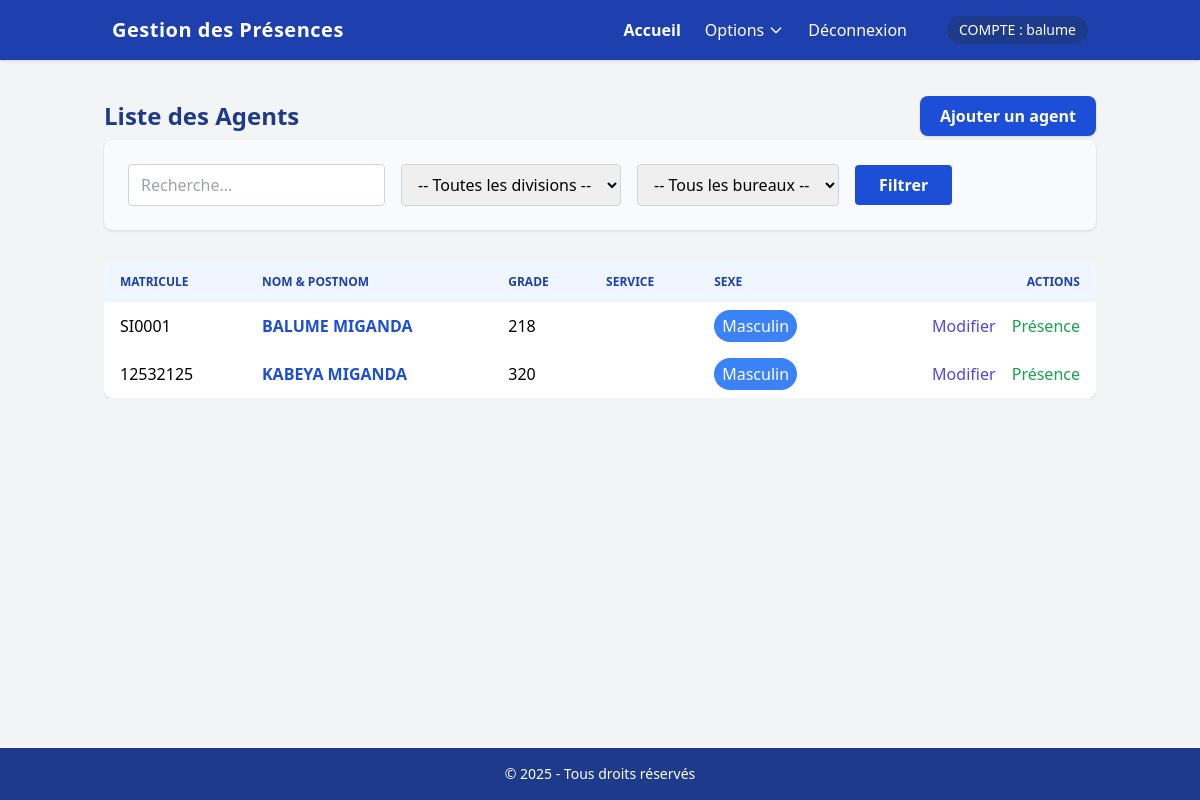
The app's page /presence/agents/ (signed in), older data.
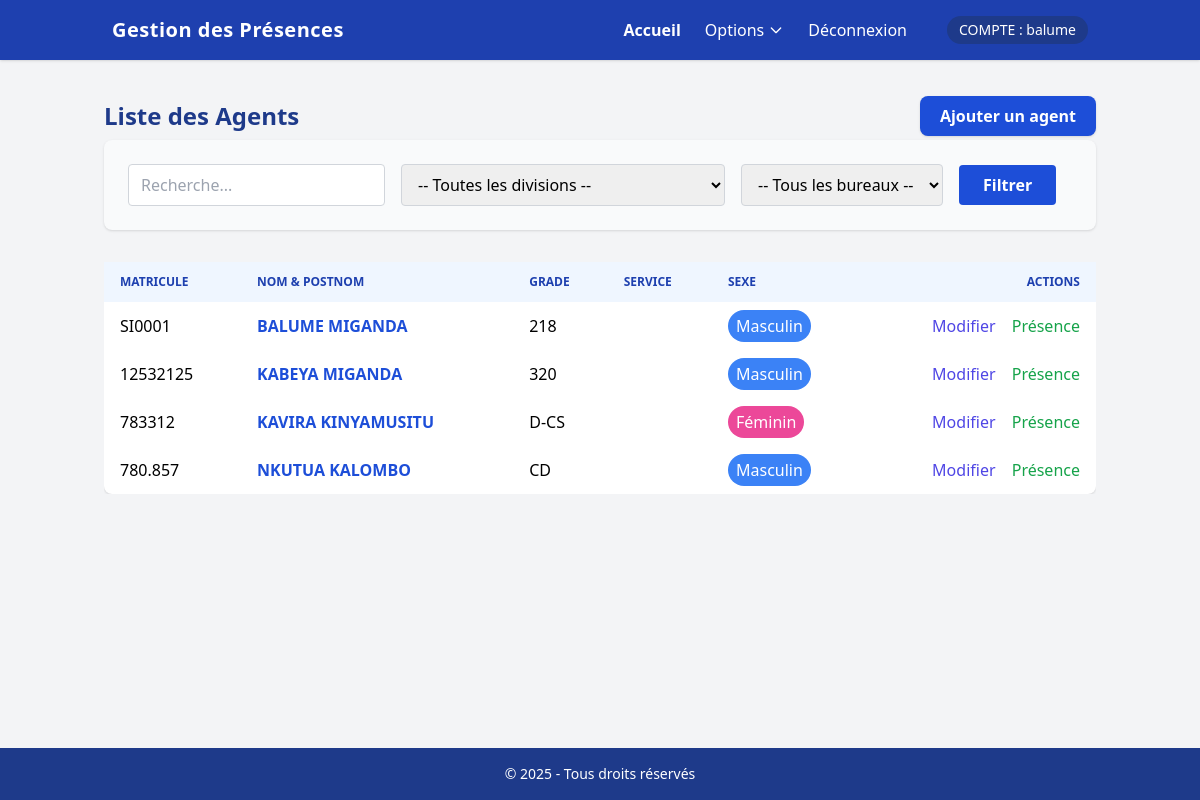
The same page, newer data.
### presence/models.py (models this page shows, shortened)
class Agent(models.Model):
    SEXE_CHOIX = [('M', 'Masculin'), ('F', 'Féminin')]
    matricule = models.CharField(max_length=20, unique=True)
    nom = models.CharField(max_length=100)
    postnom = models.CharField(max_length=100)
    prenom = models.CharField(max_length=100)
    grade = models.CharField(max_length=100)
    sexe = models.CharField(max_length=1, choices=SEXE_CHOIX)
    bureau = models.ForeignKey(Bureau, null=True, blank=True, on_delete=models.PROTECT, related_name='agents')
    division = models.ForeignKey(Division, null=True, blank=True, on_delete=models.PROTECT, related_name='agents_sans_bureau')
    direction = models.ForeignKey(Direction, null=True, blank=True, on_delete=models.PROTECT, related_name='agents_sans_division')
    photo = models.ImageField(upload_to='agents/', null=True, blank=True)
    heure_arrivee_attendue = models.TimeField(default='08:00')
    heure_depart_attendue = models.TimeField(default='16:00')
    class Meta:
        ordering = ['nom', 'postnom']
    @property
    def nom_complet(self):
        return f"{self.nom} {self.postnom}"
    class Meta:
        verbose_name = "AGENT"
        verbose_name_plural = "AGENTS"

### presence/views.py (the view, shortened to what this page needs)
# urls.py: path('agents/', views.liste_agents, name='liste_agents'),
@login_required
def liste_agents(request):
    search_query = request.GET.get('search', '')
    bureau_id = request.GET.get('bureau')
    division_id = request.GET.get('division')
    agents = Agent.objects.select_related('bureau', 'division', 'direction').order_by('nom', 'postnom','prenom')
    if bureau_id and bureau_id != 'all':
        agents = agents.filter(bureau_id=bureau_id)
    if division_id and division_id != 'all':
        agents = agents.filter(division_id=division_id)
    paginator = Paginator(agents, 10)
    page_obj = paginator.get_page(request.GET.get('page'))
    context = {
        'page_obj': page_obj,
        'divisions': Division.objects.all(),
        'bureaux': Bureau.objects.select_related('division').all(),
        'selected_bureau': bureau_id,
        'selected_division': division_id,
        'search_query': search_query,
    }
    return render(request, 'presence/liste_agents.html', context)

### templates/presence/liste_agents.html (shortened to what this page needs)
{% extends "presence/base.html" %}
{% block content %}
<div class="max-w-6xl mx-auto mt-1">
    <div class="flex justify-between items-center mb-1">
        <h2 class="text-2xl font-bold text-blue-900">Liste des Agents</h2>
        <a href="{% url 'admin:presence_agent_add' %}" class="bg-blue-700 hover:bg-blue-900 text-white font-semibold px-5 py-2 rounded-lg shadow transition">
            Ajouter un agent
        </a>
    </div>
    <form method="get" class="flex flex-wrap items-center gap-4 mb-8 bg-gray-50 p-6 rounded-lg shadow">
        <input
            type="text"
            name="search"
            placeholder="Recherche..."
            value="{{ search_query }}"
            class="px-3 py-2 border border-gray-300 rounded focus:outline-none focus:ring-2 focus:ring-blue-400 min-w-[180px]"
        />
        <select
            name="division"
            id="division-select"
            class="px-3 py-2 border border-gray-300 rounded focus:outline-none focus:ring-2 focus:ring-blue-400"
        >
            <option value="all">-- Toutes les divisions --</option>
        </select>
        <select
            name="bureau"
            id="bureau-select"
            class="px-3 py-2 border border-gray-300 rounded focus:outline-none focus:ring-2 focus:ring-blue-400"
        >
            <option value="all">-- Tous les bureaux --</option>
        </select>
        <button
            type="submit"
            class="bg-blue-700 hover:bg-blue-900 text-white font-semibold px-6 py-2 rounded transition"
        >
            Filtrer
        </button>
    </form>
    <div class="overflow-x-auto">
        <table class="min-w-full bg-white rounded-lg shadow">
            <thead>
                <tr class="bg-blue-50">
                    <th class="py-3 px-4 text-left text-xs font-semibold text-blue-800 uppercase">Matricule</th>
                    <th class="py-3 px-4 text-left text-xs font-semibold text-blue-800 uppercase">Nom & Postnom</th>
                    <th class="py-3 px-4 text-left text-xs font-semibold text-blue-800 uppercase">Grade</th>
                    <th class="py-3 px-4 text-left text-xs font-semibold text-blue-800 uppercase">Service</th>
                    <th class="py-3 px-4 text-left text-xs font-semibold text-blue-800 uppercase">Sexe</th>
                    <th class="py-3 px-4 text-right text-xs font-semibold text-blue-800 uppercase">Actions</th>
                </tr>
            </thead>
            <tbody>
                {% for agent in page_obj %}
                <tr class="hover:bg-blue-50 transition">
                    <td class="py-2 px-4">{{ agent.matricule }}</td>
                    <td class="py-2 px-4">
                        <div class="flex items-center gap-2">
                            <a href="{% url 'presence:details_agent' agent.id %}" class="text-blue-700 font-semibold hover:underline">
                                {{ agent.nom_complet }}
                            </a>
                        </div>
                    </td>
                    <td class="py-2 px-4">{{ agent.grade }}</td>
                    <td class="py-2 px-4">{{ agent.Division_Bureau.nom }}</td>
                    <td class="py-2 px-4">
                        {% if agent.sexe == 'M' %}
                        <span class="inline-block bg-blue-500 text-white px-2 py-1 rounded-full">Masculin</span>
                        {% else %}
                        <span class="inline-block bg-pink-500 text-white px-2 py-1 rounded-full">Féminin</span>
                        {% endif %}
                    </td>
                    <td class="py-2 px-4 text-right">
                        <a href="{% url 'admin:presence_agent_change' agent.id %}" class="text-indigo-600 hover:underline mr-3">Modifier</a>
                        <a href="{% url 'presence:gestion_presences' %}?agent_id={{ agent.id }}" class="text-green-600 hover:underline">Présence</a>
                    </td>
                </tr>
                {% empty %}
                <tr>
                    <td colspan="6" class="text-center text-gray-400 py-4">
                        Aucun agent trouvé
                    </td>
                </tr>
                {% endfor %}
            </tbody>
        </table>
    </div>
</div>
{% endblock %}

### templates/presence/base.html (shortened to what this page needs)
{% load static %}
<!DOCTYPE html>
<html lang="fr">
<head>
    <script src="https://cdn.tailwindcss.com"></script>
</head>
<body class="bg-gray-100 min-h-screen flex flex-col">
    <nav class="bg-blue-800 text-white shadow">
    <div class="container mx-auto px-6">
        <div class="flex justify-between items-center py-4">
            <h1 class="text-xl font-bold tracking-wide">Gestion des Présences</h1>
            <div class="hidden md:flex items-center gap-6">
                <a href="{% url 'presence:dashboard' %}" class="hover:underline font-semibold">Accueil</a>
                <div class="relative group">
                    <button class="hover:underline flex items-center gap-1">
                        Options
                        <svg class="w-4 h-4" fill="none" stroke="currentColor" viewBox="0 0 24 24">
                            <path stroke-linecap="round" stroke-linejoin="round" stroke-width="2" d="M19 9l-7 7-7-7"/>
                        </svg>
                    </button>
                </div>
                <a href="{% url 'accounts:logout' %}" class="hover:underline">Déconnexion</a>
                <span class="ml-4 text-sm bg-blue-900 px-3 py-1 rounded-full">COMPTE : {{ request.user.username }}</span>
            </div>
        </div>
    </div>
</nav>
    <main class="flex-1 container mx-auto py-8 px-4">
        {% block content %}{% endblock %}
    </main>
    <footer class="bg-blue-900 text-white py-4 mt-8">
        <div class="container mx-auto text-center text-sm">
            © {% now "Y" %} - Tous droits réservés
        </div>
    </footer>
</body>
</html>

Row changes from the older to the newer data that the page shows:
added Agent: matricule "783312", nom_complet "KAVIRA KINYAMUSITU", grade "D-CS", sexe "Féminin"
added Agent: matricule "780.857", nom_complet "NKUTUA KALOMBO", grade "CD", sexe "Masculin"
